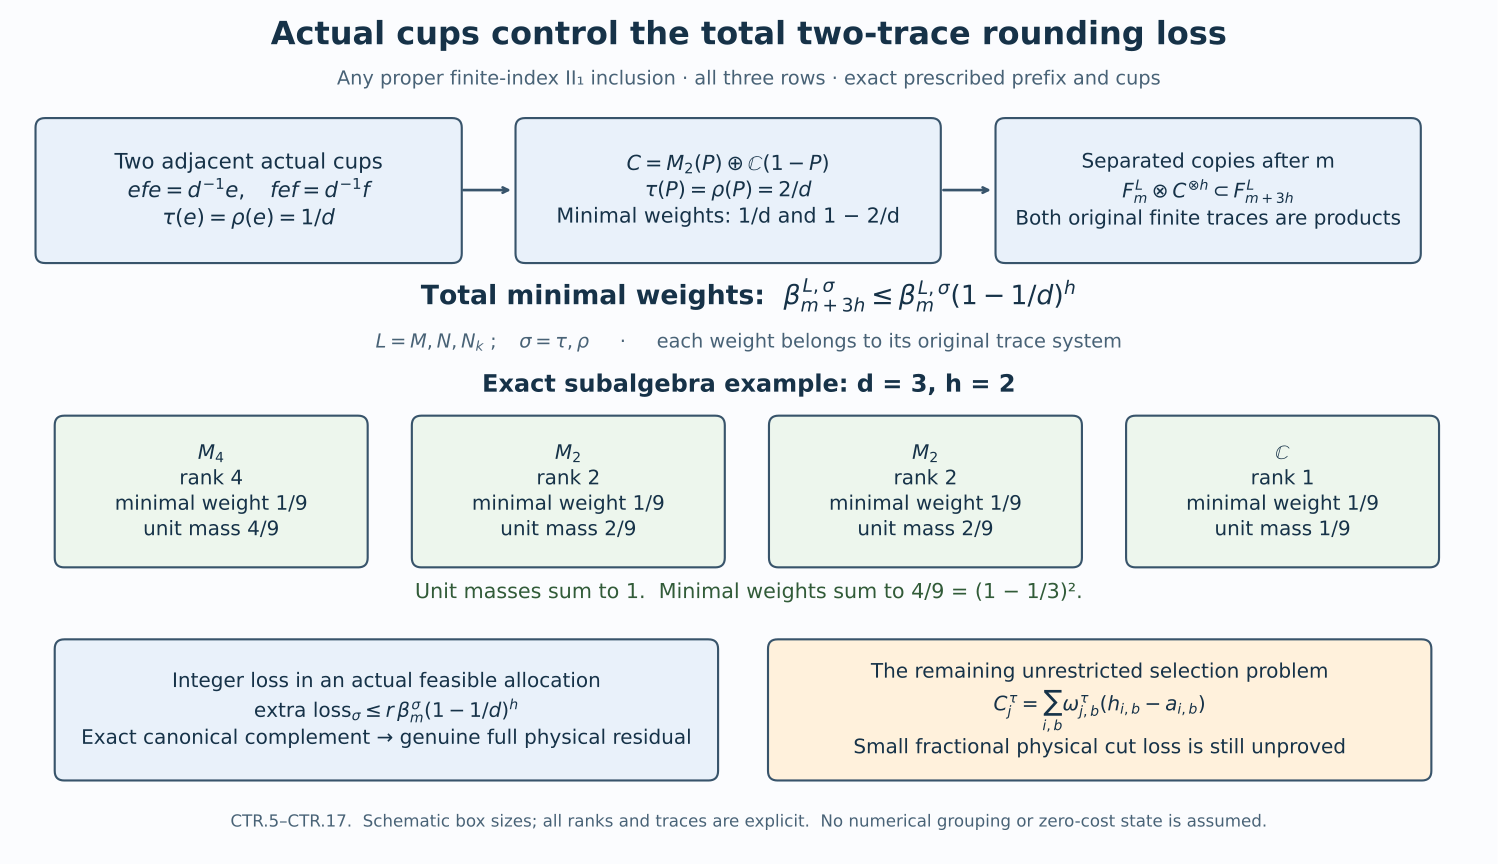

Reproduce this figure in Python.
"""Reproducible exact algebraic diagram for CTR.5--CTR.17. CC0-1.0."""
from pathlib import Path
import matplotlib
matplotlib.use("Agg")
import matplotlib.pyplot as plt
plt.rcParams["svg.hashsalt"]="cups-and-two-trace-rounding-v21"
from matplotlib.patches import FancyBboxPatch

ROOT = Path(__file__).resolve().parent
fig, ax = plt.subplots(figsize=(15.6, 9.0))
fig.patch.set_facecolor("#fbfcfe")
ax.set(xlim=(0, 15.6), ylim=(0, 9))
ax.axis("off")

def box(x, y, w, h, text, color="#e9f1fa", size=16):
    patch = FancyBboxPatch((x, y), w, h,
                          boxstyle="round,pad=0.08,rounding_size=0.10",
                          linewidth=1.6, edgecolor="#38546b", facecolor=color)
    ax.add_patch(patch)
    ax.text(x+w/2, y+h/2, text, ha="center", va="center",
            fontsize=size, linespacing=1.40, color="#163248")

def arrow(x1, y1, x2, y2):
    ax.annotate("", (x2, y2), (x1, y1),
                arrowprops=dict(arrowstyle="->", lw=2.0, color="#38546b"))

ax.text(7.8, 8.63, "Actual cups control the total two-trace rounding loss",
        ha="center", va="center", fontsize=24, weight="bold", color="#163248")
ax.text(7.8, 8.12,
        "Any proper finite-index II₁ inclusion · all three rows · exact prescribed prefix and cups",
        ha="center", fontsize=14.5, color="#486276")

box(0.45, 6.34, 4.28, 1.35,
    "Two adjacent actual cups\n"
    r"$efe=d^{-1}e,\quad fef=d^{-1}f$"+"\n"
    r"$\tau(e)=\rho(e)=1/d$", size=16)
box(5.45, 6.34, 4.27, 1.35,
    r"$C=M_2(P)\oplus\mathbb{C}(1-P)$"+"\n"
    r"$\tau(P)=\rho(P)=2/d$"+"\n"
    "Minimal weights: 1/d and 1 − 2/d", size=15.5)
box(10.45, 6.34, 4.27, 1.35,
    "Separated copies after m\n"
    r"$F_m^L\otimes C^{\otimes h}\subset F_{m+3h}^L$"+"\n"
    "Both original finite traces are products", size=15)
arrow(4.8, 7.02, 5.35, 7.02)
arrow(9.8, 7.02, 10.35, 7.02)

ax.text(7.8, 5.83,
        r"Total minimal weights:  $\beta_{m+3h}^{L,\sigma}\leq"
        r"\beta_m^{L,\sigma}(1-1/d)^h$",
        ha="center", fontsize=20, weight="bold", color="#163248")
ax.text(7.8, 5.38, r"$L=M,N,N_k\ ;\quad \sigma=\tau,\rho$"
        "     ·     each weight belongs to its original trace system",
        ha="center", fontsize=14.5, color="#486276")

ax.text(7.8, 4.92, "Exact subalgebra example: d = 3, h = 2",
        ha="center", fontsize=18, weight="bold", color="#163248")
labels = [
    r"$M_4$"+"\nrank 4\nminimal weight 1/9\nunit mass 4/9",
    r"$M_2$"+"\nrank 2\nminimal weight 1/9\nunit mass 2/9",
    r"$M_2$"+"\nrank 2\nminimal weight 1/9\nunit mass 2/9",
    r"$\mathbb{C}$"+"\nrank 1\nminimal weight 1/9\nunit mass 1/9",
]
for a, label in enumerate(labels):
    box(0.65+3.72*a, 3.17, 3.10, 1.42, label, "#edf6ed", 15)
ax.text(7.8, 2.77,
        "Unit masses sum to 1.  Minimal weights sum to 4/9 = (1 − 1/3)².",
        ha="center", fontsize=15.5, color="#315b38")

box(0.65, 0.95, 6.75, 1.31,
    "Integer loss in an actual feasible allocation\n"
    r"$\mathrm{extra\ loss}_\sigma\leq r\,\beta_m^\sigma(1-1/d)^h$"+"\n"
    "Exact canonical complement → genuine full physical residual",
    "#e9f1fa", 15)
box(8.08, 0.95, 6.75, 1.31,
    "The remaining unrestricted selection problem\n"
    r"$C_j^\tau=\sum_{i,b}\omega_{j,b}^\tau(h_{i,b}-a_{i,b})$"+"\n"
    "Small fractional physical cut loss is still unproved",
    "#fff1dc", 15)
ax.text(7.8, 0.39,
        "CTR.5–CTR.17.  Schematic box sizes; all ranks and traces are explicit.  "
        "No numerical grouping or zero-cost state is assumed.",
        ha="center", fontsize=12.5, color="#486276")
fig.subplots_adjust(left=0, right=1, top=1, bottom=0)
fig.savefig(ROOT/"cups-and-two-trace-rounding-v21.svg",metadata={"Date":None})
fig.savefig(ROOT/"cups-and-two-trace-rounding-v21.png", dpi=160)
plt.close(fig)

svg_path=ROOT/"cups-and-two-trace-rounding-v21.svg"
svg_path.write_text("\n".join(x.rstrip() for x in svg_path.read_text(encoding="utf-8").splitlines()).rstrip()+"\n",encoding="utf-8")
